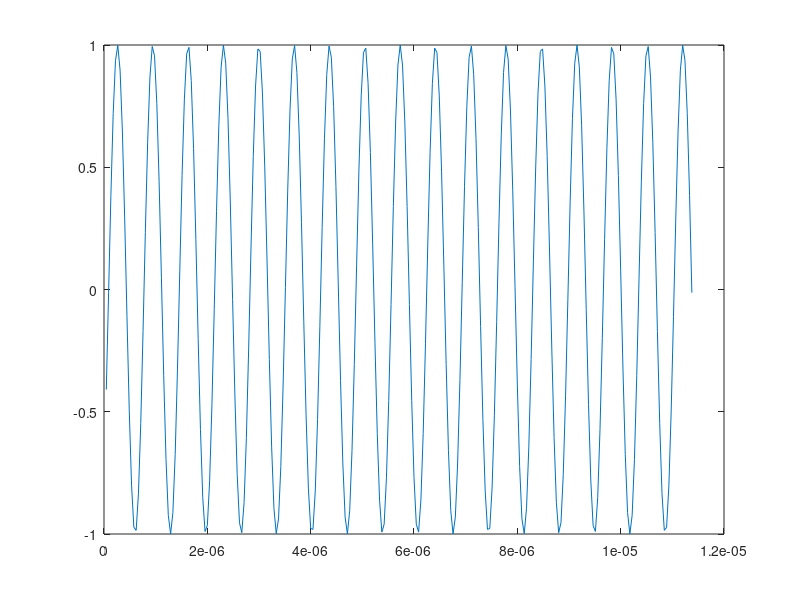
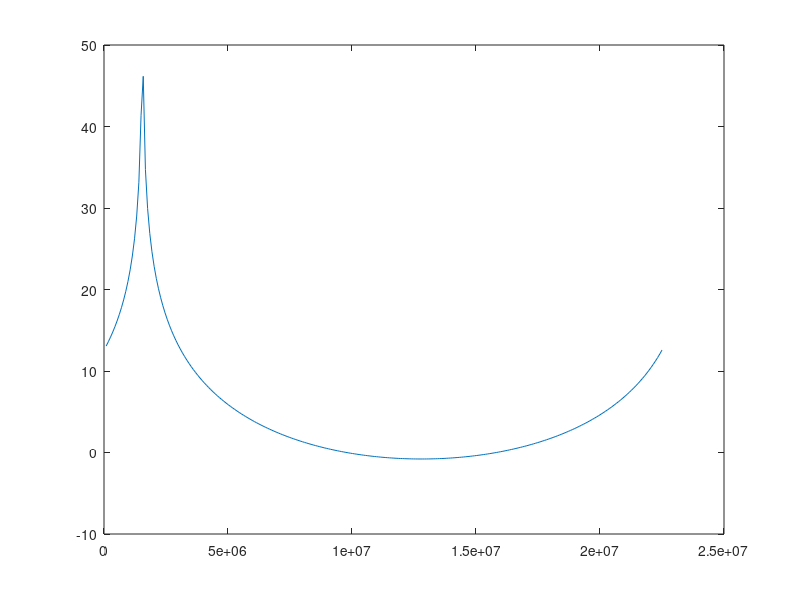

Reproduce these figures in MATLAB, in order.
%RadarSimulatorFMCW_simple
c = 3e8;
B = 250e6;
T = 11.4e-6;
fs = 22.5e6;
fo = 60.5e9;
ts = 1/fs;
N = 256;
Range_target_m = 10;
tau = 2*Range_target_m/c;

t = (1:N)*ts;
f = (1:N)/N*fs;
a = B/T;


vout = exp(-1j*2*pi*(fo*tau + (a*tau^2)/2 - a*tau*t));
Vout = fft(vout);

fh1 = figure(1);
plot(t,real(vout))

fh2 = figure(2);
plot(f,20*log10(abs(Vout)))
